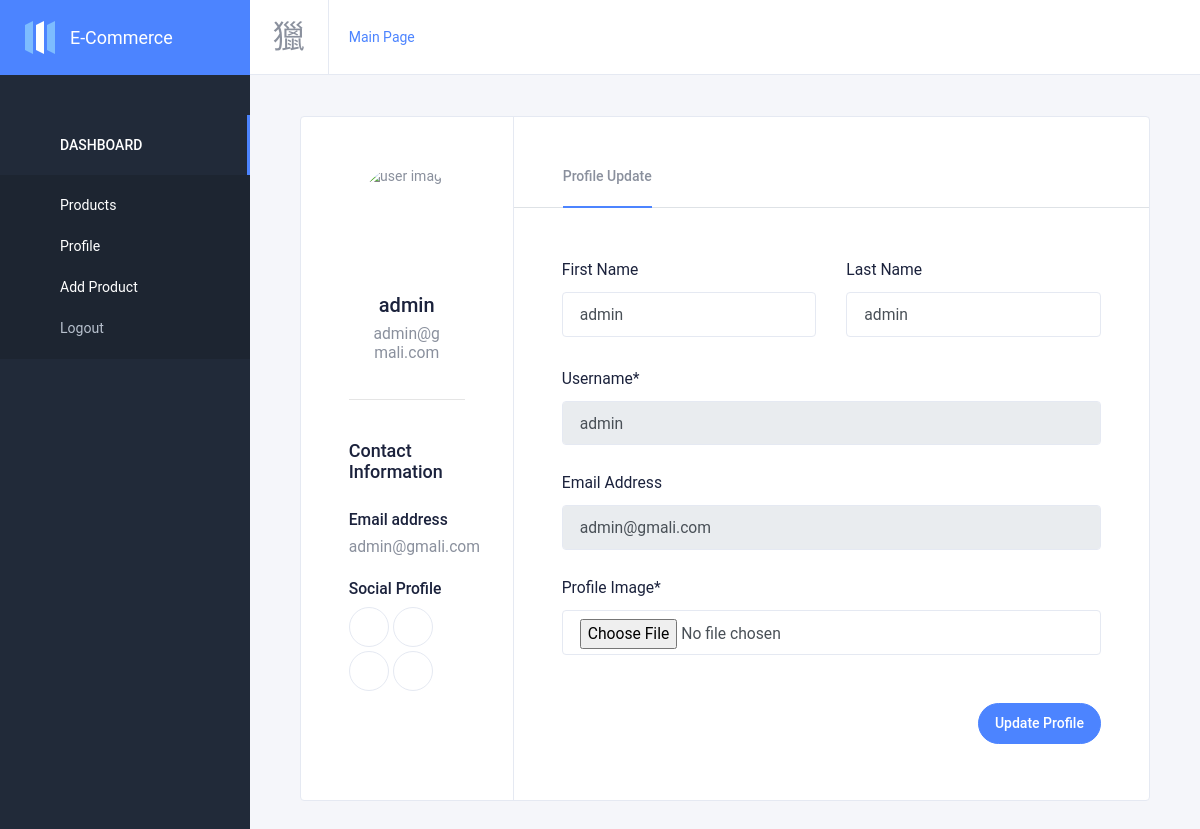
/account/profile/ (signed in), run on the app's committed database.
### account/models.py (models this page shows)
class User(AbstractUser):
    profile_image = models.ImageField(upload_to = 'images', null=True)

### account/views.py (the view)
# urls.py: path('profile/', Profile.as_view(), name='profile'),
class Profile(UpdateView):
    model = User
    template_name = 'account/profile.html'
    form_class = ProfileForm
    success_url = reverse_lazy('account:profile')
    def get_object(self):
        return User.objects.get(pk = self.request.user.pk)
    def get_form_kwargs(self):
        kwargs = super(Profile, self).get_form_kwargs()
        kwargs.update({
            'user': self.request.user
        })
        return kwargs

### account/forms.py
class ProfileForm(forms.ModelForm):
    def __init__(self, *args, **kwargs):
        user = kwargs.pop('user')
        super(ProfileForm, self).__init__(*args, **kwargs)
        self.fields['username'].help_text = None
        if not user.is_superuser:
            self.fields['username'].disabled = True
            self.fields['email'].disabled = True
    class Meta:
        model = User
        fields = ['username', 'email', 'first_name', 'last_name', 'profile_image']
        widgets = {
         'profile_image': forms.FileInput(attrs={'class': 'fileUpload'})
       }

### account/templates/account/profile.html (shortened to what this page needs)
{% extends 'account/base.html' %}
{% load static %}
{% load crispy_forms_tags %}
{% block main %}
<div class="bg-white border rounded">
  <div class="row no-gutters">
    <div class="col-lg-4 col-xl-3">
      <div class="profile-content-left profile-left-spacing pt-5 pb-3 px-3 px-xl-5">
        <div class="card text-center widget-profile px-0 border-0">
          {% if user.profile_image %}
          <div class="card-img mx-auto rounded-circle">
            <img src="{{user.profile_image.url}}" alt="user image">
          </div>
          {% else %}
          <div class="card-img mx-auto rounded-circle">
            <img src="{% static 'account/assets/img/user/u6.jpg' %}" alt="user image">
          </div>
          {% endif %}
          <div class="card-body">
            <h4 class="py-2 text-dark">{{user.username}}</h4>
            <p>{{user.email}}</p>
          </div>
        </div>
        <hr class="w-100">
        <div class="contact-info pt-4">
          <h5 class="text-dark mb-1">Contact Information</h5>
          <p class="text-dark font-weight-medium pt-4 mb-2">Email address</p>
          <p>{{user.email}}</p>
          <p class="text-dark font-weight-medium pt-4 mb-2">Social Profile</p>
          <p class="pb-3 social-button">
            <a href="#" class="mb-1 btn btn-outline btn-twitter rounded-circle">
            </a>
            <a href="#" class="mb-1 btn btn-outline btn-linkedin rounded-circle">
            </a>
            <a href="#" class="mb-1 btn btn-outline btn-facebook rounded-circle">
            </a>
            <a href="#" class="mb-1 btn btn-outline btn-skype rounded-circle">
            </a>
          </p>
        </div>
      </div>
    </div>
    <div class="col-lg-8 col-xl-9">
      <div class="profile-content-right profile-right-spacing py-5">
        <ul class="nav nav-tabs px-3 px-xl-5 nav-style-border" id="myTab" role="tablist">
          <li class="nav-item">
            <a class="nav-link active" id="settings-tab" data-toggle="tab" href="#settings" role="tab" aria-controls="settings" aria-selected="false">Profile Update</a>
          </li>
        </ul>
        <div class="tab-content px-3 px-xl-5" id="myTabContent">
          <div class="tab-pane fade show active" id="settings" role="tabpanel" aria-labelledby="settings-tab">
            <div class="tab-pane-content mt-5">
              <form method="POST" enctype="multipart/form-data">
                <div class="row mb-2">
                  <div class="col-lg-6">
                    <div class="form-group">
                      {{form.first_name|as_crispy_field}}
                     </div>
                  </div>
                  <div class="col-lg-6">
                    <div class="form-group">
                      {{form.last_name|as_crispy_field}}
                      </div>
                  </div>
                </div>
                <div class="form-group mb-4">
                  {{form.username|as_crispy_field}}
                </div>
                <div class="form-group mb-4">
                  {{form.email|as_crispy_field}}
                </div>
                <div class="form-group mb-4">
                  {{form.profile_image|as_crispy_field}}
                </div>
                <div class="d-flex justify-content-end mt-5">
                  <button type="submit" class="btn btn-primary mb-2 btn-pill">Update Profile</button>
                </div>
              </form>
            </div>
          </div>
        </div>
      </div>
    </div>
  </div>
</div>
{% endblock %}

### data on the page
User: username "admin", email "admin@gmali.com", first_name "admin", last_name "admin"
